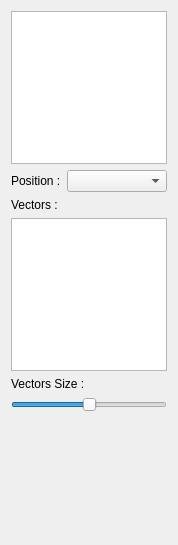
<?xml version="1.0" encoding="UTF-8"?>
<ui version="4.0">
 <class>RenderVectorDockWidget</class>
 <widget class="QWidget" name="RenderVectorDockWidget">
  <property name="geometry">
   <rect>
    <x>0</x>
    <y>0</y>
    <width>174</width>
    <height>545</height>
   </rect>
  </property>
  <property name="windowTitle">
   <string>Form</string>
  </property>
  <layout class="QVBoxLayout" name="verticalLayout">
   <item>
    <widget class="QListWidget" name="mapList"/>
   </item>
   <item>
    <layout class="QHBoxLayout" name="horizontalLayout">
     <item>
      <widget class="QLabel" name="label_2">
       <property name="text">
        <string>Position :</string>
       </property>
      </widget>
     </item>
     <item>
      <widget class="QComboBox" name="combo_positionVBO">
       <property name="sizePolicy">
        <sizepolicy hsizetype="Expanding" vsizetype="Fixed">
         <horstretch>0</horstretch>
         <verstretch>0</verstretch>
        </sizepolicy>
       </property>
      </widget>
     </item>
    </layout>
   </item>
   <item>
    <widget class="QLabel" name="label_3">
     <property name="text">
      <string>Vectors :</string>
     </property>
    </widget>
   </item>
   <item>
    <widget class="QListWidget" name="list_vectorVBO">
     <property name="selectionMode">
      <enum>QAbstractItemView::MultiSelection</enum>
     </property>
    </widget>
   </item>
   <item>
    <widget class="QLabel" name="label">
     <property name="text">
      <string>Vectors Size :</string>
     </property>
    </widget>
   </item>
   <item>
    <widget class="QSlider" name="slider_vectorsScaleFactor">
     <property name="value">
      <number>50</number>
     </property>
     <property name="orientation">
      <enum>Qt::Horizontal</enum>
     </property>
    </widget>
   </item>
   <item>
    <spacer name="verticalSpacer">
     <property name="orientation">
      <enum>Qt::Vertical</enum>
     </property>
     <property name="sizeHint" stdset="0">
      <size>
       <width>156</width>
       <height>161</height>
      </size>
     </property>
    </spacer>
   </item>
  </layout>
 </widget>
 <resources/>
 <connections/>
</ui>
